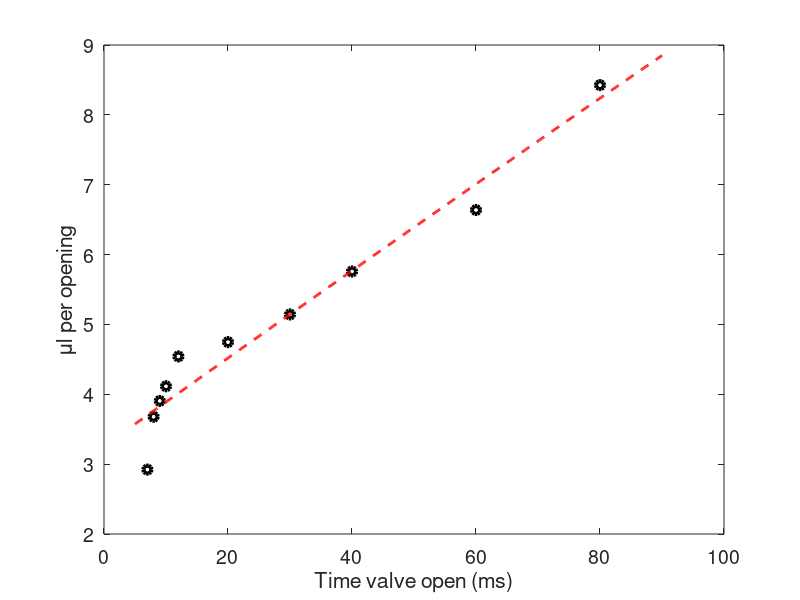

Write MATLAB code to recreate this figure.
%% 3/21/17 - bottomBooth
empty = 1.1108; % g - weight of empty eppendorf
durations = [7 8 9 10 12 20 30 40 60 80]; % ms - duration of solenoid opening
weights = [1.4030 1.4786 1.5013 1.5223 1.5650 1.5855 1.6251 1.6866 1.7746 1.9534]; % weight of eppendorf with water from 100 openings of the valve
ulPerOpening = (weights - repmat(empty,1,length(weights)))*1000/100;

figure
plot(durations,ulPerOpening,'ok','LineWidth',3)
xlabel('Time valve open (ms)')
ylabel('\mul per opening')

P = polyfit(durations,ulPerOpening,2);
x1 = 5:.1:90;
y1 = polyval(P,x1);
hold on
plot(x1,y1,'r--','LineWidth',2)
set(gca,'FontSize',14)

x1 = 8; % if x is ...
y1 = polyval(P,x1)
